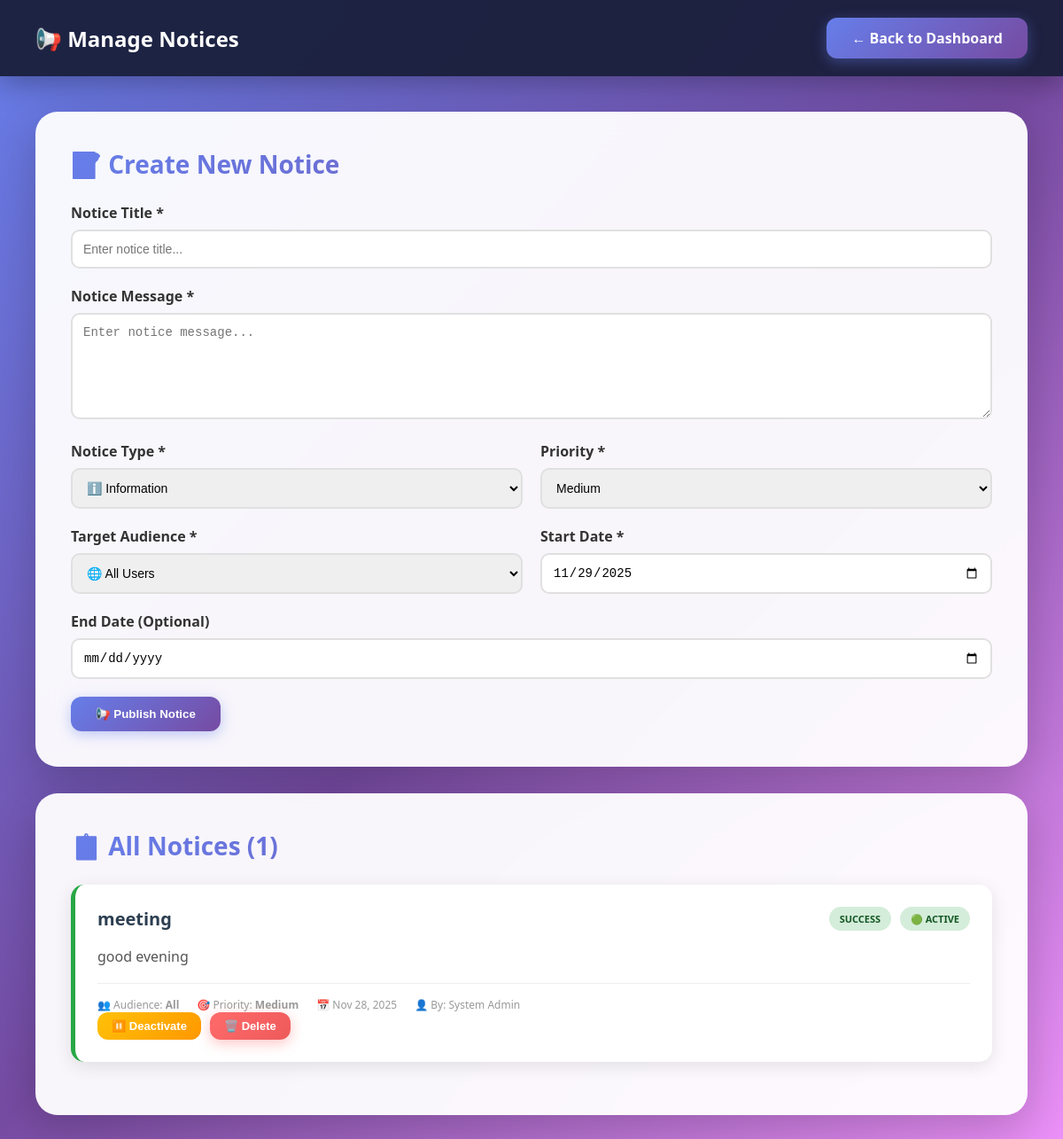
Screenshot of /admin/manage_notices.php (signed in) with the database file from the repository.
### tables this page shows
CREATE TABLE `notices` (
  `id` int(11) NOT NULL,
  `title` varchar(255) NOT NULL,
  `message` text NOT NULL,
  `notice_type` enum('info','warning','success','danger') DEFAULT 'info',
  `priority` enum('low','medium','high') DEFAULT 'medium',
  `target_audience` enum('all','students','teachers','hods','parents') DEFAULT 'all',
  `is_active` tinyint(1) DEFAULT 1,
  `start_date` date NOT NULL,
  `end_date` date DEFAULT NULL,
  `created_by` int(11) NOT NULL,
  `created_at` timestamp NOT NULL DEFAULT current_timestamp(),
  `updated_at` timestamp NOT NULL DEFAULT current_timestamp() ON UPDATE current_timestamp()
);

CREATE TABLE `users` (
  `id` int(11) NOT NULL,
  `username` varchar(50) NOT NULL,
  `password` varchar(255) NOT NULL,
  `full_name` varchar(100) NOT NULL,
  `email` varchar(100) NOT NULL,
  `phone` varchar(15) DEFAULT NULL,
  `photo` varchar(255) DEFAULT NULL,
  `role` enum('admin','hod','teacher') NOT NULL,
  `department_id` int(11) DEFAULT NULL,
  `joining_year` varchar(20) DEFAULT NULL,
  `is_active` tinyint(1) DEFAULT 1,
  `created_at` timestamp NOT NULL DEFAULT current_timestamp()
);

### admin/manage_notices.php (the view, shortened to what this page needs)
<?php
require_once '../db.php';
$notices = $conn->query("SELECT n.*, u.full_name as created_by_name FROM notices n JOIN users u ON n.created_by = u.id ORDER BY n.created_at DESC");
?>
<!DOCTYPE html>
<html lang="en">
<head>
</head>
<body>
    <nav class="navbar">
        <h1>📢 Manage Notices</h1>
        <a href="index.php" class="btn btn-primary">← Back to Dashboard</a>
    </nav>
    <div class="main-content">
        <div class="card">
            <h2>📝 Create New Notice</h2>
            <form method="POST">
                <div class="form-group">
                    <label>Notice Title *</label>
                    <input type="text" name="title" required placeholder="Enter notice title...">
                </div>
                <div class="form-group">
                    <label>Notice Message *</label>
                    <textarea name="message" required placeholder="Enter notice message..."></textarea>
                </div>
                <div class="grid-2">
                    <div class="form-group">
                        <label>Notice Type *</label>
                        <select name="notice_type" required>
                            <option value="info">ℹ️ Information</option>
                        </select>
                    </div>
                    <div class="form-group">
                        <label>Priority *</label>
                        <select name="priority" required>
                            <option value="medium" selected>Medium</option>
                        </select>
                    </div>
                </div>
                <div class="grid-2">
                    <div class="form-group">
                        <label>Target Audience *</label>
                        <select name="target_audience" required>
                            <option value="all" selected>🌐 All Users</option>
                        </select>
                    </div>
                    <div class="form-group">
                        <label>Start Date *</label>
                        <input type="date" name="start_date" required value="<?php echo date('Y-m-d'); ?>">
                    </div>
                </div>
                <div class="form-group">
                    <label>End Date (Optional)</label>
                    <input type="date" name="end_date" placeholder="Leave blank for permanent">
                </div>
                <button type="submit" name="add_notice" class="btn btn-primary">📢 Publish Notice</button>
            </form>
        </div>
        <div class="card">
            <h2>📋 All Notices (<?php echo $notices->num_rows; ?>)</h2>
            <?php if ($notices->num_rows > 0): ?>
                <?php while ($notice = $notices->fetch_assoc()): ?>
                    <div class="notice-card <?php echo $notice['notice_type']; ?>">
                        <div class="notice-header">
                            <div class="notice-title"><?php echo htmlspecialchars($notice['title']); ?></div>
                            <div class="notice-badges">
                                <span class="badge badge-<?php echo $notice['notice_type']; ?>">
                                    <?php echo strtoupper($notice['notice_type']); ?>
                                </span>
                                <span class="badge badge-<?php echo $notice['is_active'] ? 'success' : 'danger'; ?>">
                                    <?php echo $notice['is_active'] ? '🟢 Active' : '🔴 Inactive'; ?>
                                </span>
                            </div>
                        </div>
                        <div class="notice-message"><?php echo nl2br(htmlspecialchars($notice['message'])); ?></div>
                        <div class="notice-meta">
                            <span>👥 Audience: <strong><?php echo ucfirst($notice['target_audience']); ?></strong></span>
                            <span>🎯 Priority: <strong><?php echo ucfirst($notice['priority']); ?></strong></span>
                            <span>📅 <?php echo date('M d, Y', strtotime($notice['start_date'])); ?></span>
                            <span>👤 By: <?php echo htmlspecialchars($notice['created_by_name']); ?></span>
                        </div>
                        <div class="notice-actions">
                            <form method="POST" style="display: inline;">
                                <button type="submit" name="toggle_status" class="btn <?php echo $notice['is_active'] ? 'btn-warning' : 'btn-success'; ?> btn-sm">
                                    <?php echo $notice['is_active'] ? '⏸️ Deactivate' : '▶️ Activate'; ?>
                                </button>
                            </form>
                            <form method="POST" style="display: inline;" onsubmit="return confirm('Are you sure you want to delete this notice?');">
                                <button type="submit" name="delete_notice" class="btn btn-danger btn-sm">🗑️ Delete</button>
                            </form>
                        </div>
                    </div>
                <?php endwhile; ?>
            <?php endif; ?>
        </div>
    </div>
</body>
</html>

### admin/manage_notices.php (style rules this page uses)
* { margin: 0; padding: 0; box-sizing: border-box; }
body { background: linear-gradient(135deg, #667eea 0%, #764ba2 50%, #f093fb 100%); min-height: 100vh; font-family: 'Segoe UI', Tahoma, Geneva, Verdana, sans-serif; }
.navbar { background: rgba(26, 31, 58, 0.95); backdrop-filter: blur(20px); padding: 20px 40px; display: flex; justify-content: space-between; align-items: center; box-shadow: 0 8px 32px rgba(0, 0, 0, 0.3); position: sticky; top: 0; z-index: 1000; }
.navbar h1 { color: white; font-size: 24px; }
.main-content { padding: 40px; max-width: 1400px; margin: 0 auto; }
.card { background: rgba(255, 255, 255, 0.95); backdrop-filter: blur(20px); border-radius: 25px; padding: 40px; box-shadow: 0 15px 50px rgba(0, 0, 0, 0.2); margin-bottom: 30px; }
.card h2 { font-size: 28px; background: linear-gradient(135deg, #667eea, #764ba2); -webkit-background-clip: text; -webkit-text-fill-color: transparent; margin-bottom: 25px; }
.form-group { margin-bottom: 20px; }
.form-group label { display: block; margin-bottom: 8px; color: #333; font-weight: 600; }
.form-group input, .form-group textarea, .form-group select { width: 100%; padding: 12px; border: 2px solid #e0e0e0; border-radius: 10px; font-size: 14px; transition: all 0.3s; }
.form-group textarea { min-height: 120px; resize: vertical; }
.btn { padding: 12px 28px; border-radius: 12px; border: none; cursor: pointer; font-weight: 600; transition: all 0.3s; text-decoration: none; display: inline-block; }
.btn-primary { background: linear-gradient(135deg, #667eea, #764ba2); color: white; box-shadow: 0 4px 15px rgba(102, 126, 234, 0.4); }
.btn-danger { background: linear-gradient(135deg, #ff6b6b, #ee5a5a); color: white; box-shadow: 0 4px 15px rgba(255, 107, 107, 0.4); }
.btn-warning { background: linear-gradient(135deg, #ffc107, #ff9800); color: white; }
.btn-sm { padding: 8px 16px; font-size: 13px; }
.notice-card { background: white; border-radius: 15px; padding: 25px; margin-bottom: 20px; box-shadow: 0 5px 20px rgba(0, 0, 0, 0.1); border-left: 5px solid; transition: all 0.3s; }
.notice-card.success { border-left-color: #28a745; }
.notice-header { display: flex; justify-content: space-between; align-items: center; margin-bottom: 15px; }
.notice-title { font-size: 20px; font-weight: 700; color: #2c3e50; }
.notice-badges { display: flex; gap: 10px; flex-wrap: wrap; }
.badge { padding: 6px 12px; border-radius: 15px; font-size: 11px; font-weight: 700; text-transform: uppercase; }
.badge-success { background: #d4edda; color: #155724; }
.notice-message { color: #555; line-height: 1.8; margin-bottom: 15px; }
.notice-meta { display: flex; gap: 20px; font-size: 12px; color: #999; margin-top: 15px; padding-top: 15px; border-top: 1px solid #eee; }
.notice-actions { display: flex; gap: 10px; }
.grid-2 { display: grid; grid-template-columns: 1fr 1fr; gap: 20px; }

### rows the page displays
notices: title "meeting", notice_type "SUCCESS", is_active "🟢 ACTIVE", message "good evening", target_audience "All", priority "Medium", start_date "Nov 28, 2025", users.full_name "System Admin"

### other values shown
$notices->num_rows "1"
